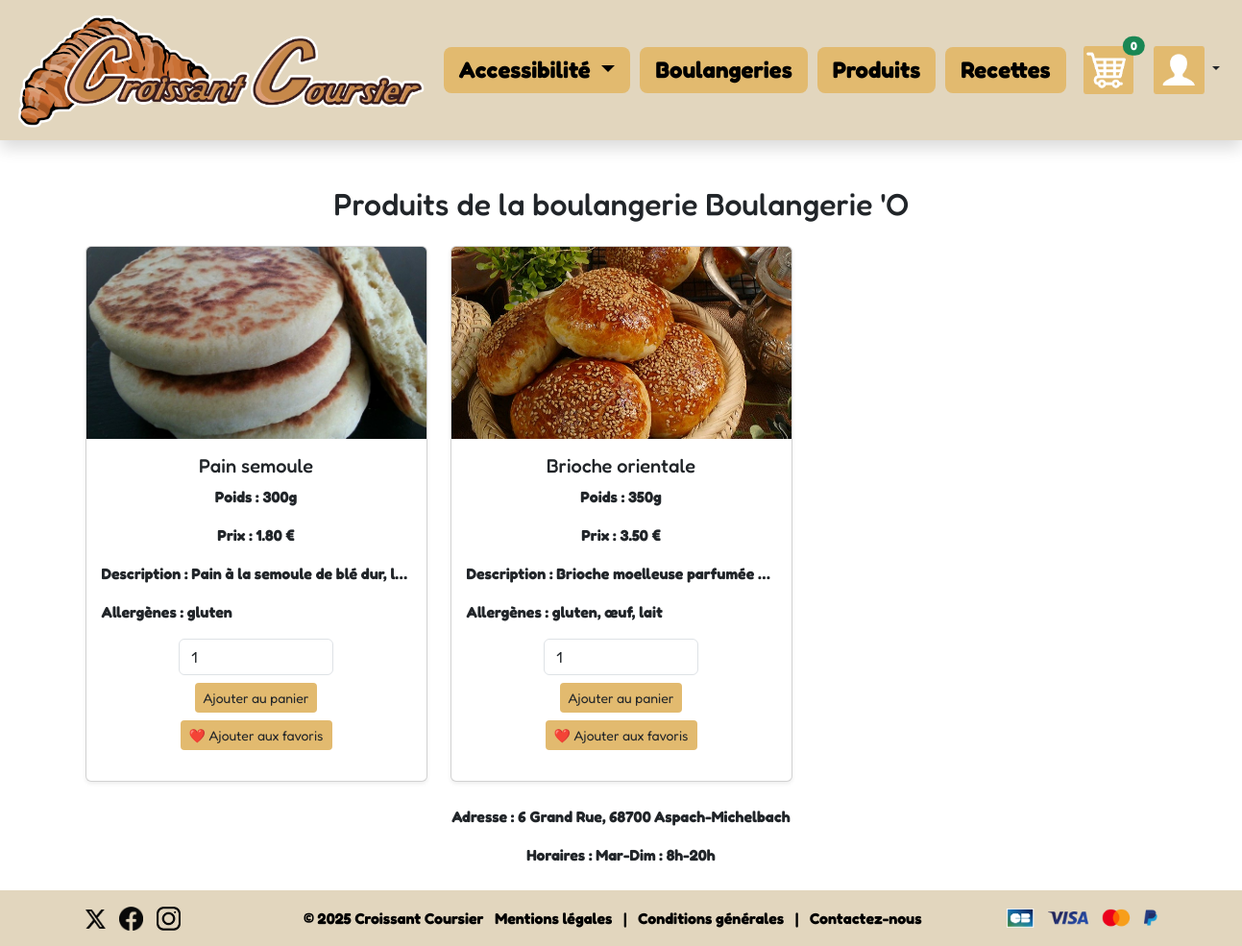
Screenshot of /boulangerie.php?nom=Boulangerie+'O with the database file from the repository.
### tables this page shows
CREATE TABLE `site_config` (
  `id` int NOT NULL,
  `logo_url` text
);

CREATE TABLE `products` (
  `id` int NOT NULL,
  `name` varchar(255) NOT NULL,
  `price` decimal(5,2) NOT NULL,
  `boulangerie` varchar(255) NOT NULL,
  `image_url` text,
  `poids` varchar(50) DEFAULT NULL,
  `description` text,
  `allergenes` text
);

CREATE TABLE `boulangeries_details` (
  `id` int NOT NULL,
  `boulangerie_id` int NOT NULL,
  `adresse` varchar(255) NOT NULL,
  `horaires` text
);

### boulangerie.php (the view, shortened to what this page needs)
<?php
require_once 'db.php';
require_once 'navbar.php';
$boulangerie_nom = $_GET['nom'] ?? '';
$stmt = $pdo->prepare("SELECT * FROM products WHERE boulangerie = ?");
$stmt->execute([$boulangerie_nom]);
$produits = $stmt->fetchAll();
$stmt = $pdo->prepare("
    SELECT bd.adresse, bd.horaires
    FROM boulangeries b
    LEFT JOIN boulangeries_details bd ON bd.boulangerie_id = b.id
    WHERE b.nom = ?
");
$stmt->execute([$boulangerie_nom]);
$boulangerie_details = $stmt->fetch();
?>
<!DOCTYPE html>
<html lang="fr">
<head>
<link href="https://cdn.jsdelivr.net/npm/bootstrap@5.3.0/dist/css/bootstrap.min.css" rel="stylesheet">
</head>
<main>
<div class="container py-4">
  <h2 class="mb-4 text-center">Produits de la boulangerie <?= htmlspecialchars($boulangerie_nom) ?></h2>
  <div class="row row-cols-1 row-cols-sm-2 row-cols-md-3 g-4">
    <?php foreach ($produits as $p): ?>
      <div class="col">
        <div class="card h-100 shadow-sm">
          <div data-bs-toggle="modal" data-bs-target="#productModal<?= $p['id'] ?>" style="cursor: pointer;">
<img
  src="<?= htmlspecialchars($p['image_url'] ?? 'https://via.placeholder.com/300x200') ?>" class="card-img-top" style="height: 200px; object-fit: cover;" alt="<?= htmlspecialchars($p['name']) ?>" title="<?= htmlspecialchars($p['name']) ?>">
            <div class="card-body">
              <h5 class="card-title text-center"><?= htmlspecialchars($p['name']) ?></h5>
              <p class="card-text text-center"><strong>Poids :</strong> <?= htmlspecialchars($p['poids']) ?></p>
              <p class="card-text text-center"><strong>Prix :</strong> <?= number_format($p['price'], 2) ?> €</p>
              <p class="card-text text-center text-truncate"><strong>Description :</strong> <?= htmlspecialchars($p['description']) ?></p>
              <p class="card-text"><strong>Allergènes :</strong> <?= htmlspecialchars($p['allergenes'] ?? 'Aucun') ?></p>
            </div>
          </div>
          <div class="px-3 pb-3 text-center">
            <form method="POST" action="ajouter_au_panier.php" class="mb-2">
              <input type="number" name="quantite" value="1" min="1" class="form-control w-50 mx-auto mb-2" required>
              <button type="submit" class="btn btn-sm" style="background-color: rgb(226, 186, 111);">Ajouter au panier</button>
            </form>
            <form method="POST">
              <button type="submit" class="btn btn-sm" style="background-color: rgb(226, 186, 111);">❤️ Ajouter aux favoris</button>
            </form>
          </div>
        </div>
      </div>
<?php endforeach; ?>
</div>
</div>
<?php if ($boulangerie_details): ?>
  <div class="text-center mb-4">
    <p><strong>Adresse :</strong> <?= htmlspecialchars($boulangerie_details['adresse']) ?></p>
    <p><strong>Horaires :</strong> <?= htmlspecialchars($boulangerie_details['horaires']) ?></p>
  </div>
<?php endif; ?>
</main>
<?php require_once 'footer.php'; ?>
</body>
</html>

### navbar.php (shortened to what this page needs)
<?php
$stmt = $pdo->query("SELECT logo_url FROM site_config LIMIT 1");
$logo = $stmt->fetchColumn();
$cart_count = 0;
$user = $_SESSION['user'] ?? null;
?>
<link href="https://cdn.jsdelivr.net/npm/bootstrap@5.3.0/dist/css/bootstrap.min.css" rel="stylesheet">
<nav class="navbar navbar-expand-lg shadow sticky-top mb-4">
  <div class="container-fluid">
    <a class="navbar-brand" href="index.php">
      <img src="<?= htmlspecialchars($logo) ?>" alt="Logo" style="max-height: 120px; width: auto;">
    </a>
    <div class="collapse navbar-collapse justify-content-end" id="navbarContent">
      <ul class="navbar-nav align-items-center">
<li class="nav-item dropdown">
  <div class="dropdown">
    <button class="nav-highlight dropdown-toggle border-0" type="button" data-bs-toggle="dropdown">
      Accessibilité
    </button>
  </div>
</li>
        <li class="nav-item">
          <a class="nav-item nav-highlight" href="boulangeries.php">Boulangeries</a>
        </li>
        <li class="nav-item">
          <a class="nav-item nav-highlight" href="produits.php">Produits</a>
        </li>
        <li class="nav-item">
          <a class="nav-item nav-highlight" href="recettes.php">Recettes</a>
        </li>
<li class="nav-item mx-2 position-relative">
  <a href="panier.php" class="d-inline-block position-relative">
    <img src="icon2.png" alt="Panier" style="height: 50px;">
    <span class="position-absolute top-0 start-100 translate-middle badge rounded-pill bg-success">
      <?= $cart_count ?>
    </span>
  </a>
</li>
        <li class="nav-item">
          <?php if (!$user): ?>
            <div class="dropdown">
              <button class="btn dropdown-toggle" type="button" data-bs-toggle="dropdown">
               <img src="icon1.png" alt="Panier" style="height: 50px;">
              </button>
            </div>
          <?php endif; ?>
        </li>
      </ul>
    </div>
  </div>
</nav>

### navbar.php (style rules this page uses)
.navbar { background-color: rgb(226, 214, 190) !important; }
.nav-highlight { background-color:rgb(226, 186, 111) !important; border-radius: 8px; padding: 6px 16px !important; margin-right: 10px; font-weight: bold; font-size: 1.5rem; text-decoration: none !important; color: #000 !important; display: inline-block; }

### boulangerie.php (style rules this page uses)
html, body { height: 100%; margin: 0; }
main { flex: 1; }
.card { cursor: pointer; }

### rows the page displays
site_config: logo_url (picture)
products: image_url (picture), name "Pain semoule", poids "300g", price "1.80", description "Pain à la semoule de blé dur, l…", allergenes "gluten"
products: image_url (picture), name "Brioche orientale", poids "350g", price "3.50", description "Brioche moelleuse parfumée…", allergenes "gluten, œuf, lait"
boulangeries_details: adresse "6 Grand Rue, 68700 Aspach-Michelbach", horaires "Mar-Dim : 8h-20h"

### other values shown
$cart_count "0"
$boulangerie_nom "Boulangerie 'O"
